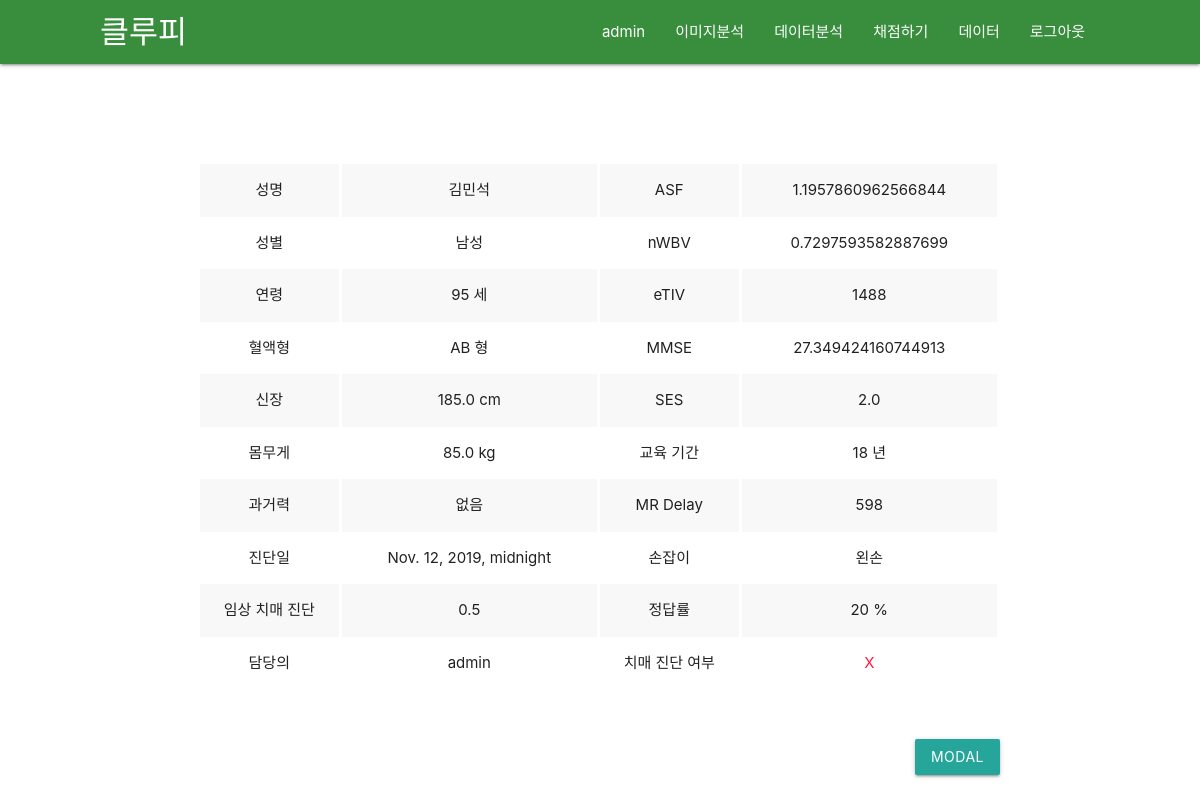
Screenshot of /scoring/result/425 (signed in) with the database file from the repository.
### scoring/models.py (models this page shows, shortened)
class ScoreList(models.Model):
    user = models.ForeignKey(User, on_delete=models.CASCADE, null=True) # 담당의
    name = models.CharField(max_length=200,null=True) # 성명
    gender = models.IntegerField(null=True) # 성별
    age = models.IntegerField(null=True) # 연령
    blood_type = models.IntegerField(null=True) # 혈액형
    height = models.FloatField(null=True) # 신장
    weight = models.FloatField(null=True) # 몸무게
    past_diagnostic_record = models.IntegerField(null=True) # 과거력
    pub_date = models.DateTimeField(null=True) # 진달일
    score = models.FloatField(null=True) # 점수
    pass_or_fail = models.BooleanField(null=True) # 치매여부
    ASF = models.FloatField(null=True) # 두개골과 두뇌사이 공간
    nWBV = models.FloatField(null=True) # 전체 뇌용량 정규화
    eTIV = models.IntegerField(null=True) # 추정 내척추수액
    CDR = models.FloatField(null=True) # 임상 치매 평가
    MMSE = models.FloatField(null=True) # 간이 정신 상태 검사
    SES = models.FloatField(null=True) # 사화족 지위
    educ = models.IntegerField(null=True) # 교육 기간
    MR_delay = models.IntegerField(null=True) # 딜레이
    hand = models.IntegerField(null=True) # 손잡이
    test = models.BooleanField(null=True) # 테스트

### scoring/views.py (the view)
# urls.py: path('scoring/result/<int:list_id>', scoring.views.result, name='result'),
def result(request, list_id):
    list = get_object_or_404(ScoreList, pk=list_id)
    return render(request, 'result.html', {'list' : list})

### scoring/templates/result.html (shortened to what this page needs)
{% extends 'base.html' %}
{% block content %}
{% load static %}
<section class="result">
    <div class="con">
        <div style="display: flex;">
            <table class="striped centered">
                <tbody>
                    <tr>
                        <td style="width: 140px;">성명</td>
                        <td>{{list.name}}</td>
                    </tr>
                    <tr>
                        <td>성별</td>
                        <td>
                            {% if list.gender == 1 %}
                                남성
                            {% else %}
                                여성
                            {% endif %}
                        </td>
                    </tr>
                    <tr>
                        <td>연령</td>
                        <td>{{list.age}} 세</td>
                    </tr>
                    <tr>
                        <td>혈액형</td>
                        <td>
                            {% if list.blood_type == 1 %}
                                A 형
                            {% elif list.blood_type == 2 %}
                                B 형
                            {% elif list.blood_type == 3 %}
                                O 형
                            {% else %}
                                AB 형
                            {% endif %}
                        </td>
                    </tr>
                    <tr>
                        <td>신장</td>
                        <td>{{list.height}} cm</td>
                    </tr>
                    <tr>
                        <td>몸무게</td>
                        <td>{{list.weight}} kg</td>
                    </tr>
                    <tr>
                        <td>과거력</td>
                        <td>
                            {% if list.past_diagnostic_record == 1 %}
                                뇌졸증
                            {% elif list.past_diagnostic_record == 2 %}
                                심장병
                            {% elif list.past_diagnostic_record == 3 %}
                                고혈압
                            {% elif list.past_diagnostic_record == 4 %}
                                당뇨병
                            {% elif list.past_diagnostic_record == 5 %}
                                기타(암포함)
                            {% else %}
                                없음
                            {% endif %}
                        </td>
                    </tr>
                    <tr>
                        <td>진단일</td>
                        <td>{{list.pub_date}}</td>
                    </tr>
                    <tr>
                        <td>임상 치매 진단</td>
                        <td>{{list.CDR}}</td>
                    </tr>
                    <tr>
                        <td>담당의</td>
                        <td>{{list.user.username}}</td>
                    </tr>
                </tbody>
            </table>
            <table class="striped centered">
                <tbody>
                    <tr>
                        <td style="width: 140px;">ASF</td>
                        <td>{{list.ASF}}</td>
                    </tr>
                    <tr>
                        <td >nWBV</td>
                        <td>{{list.nWBV}}</td>
                    </tr>
                    <tr>
                        <td>eTIV</td>
                        <td>{{list.eTIV}}</td>
                    </tr>
                    <tr>
                        <td>MMSE</td>
                        <td>{{list.MMSE}}</td>
                    </tr>
                    <tr>
                        <td>SES</td>
                        <td>{{list.SES}}</td>
                    </tr>
                    <tr>
                        <td>교육 기간</td>
                        <td>{{list.educ}} 년</td>
                    </tr>
                    <tr>
                        <td>MR Delay</td>
                        <td>{{list.MR_delay}}</td>
                    </tr>
                    <tr>
                        <td>손잡이</td>
                        <td>
                            {% if list.pub_date == 1%}
                                오른손
                            {% else %}
                                왼손
                            {% endif %}
                        </td>
                    </tr>
                    <tr>
                        <td>정답률</td>
                        <td>{{list.score}} %</td>
                    </tr>
                    <tr>
                        <td>치매 진단 여부</td>
                        <td>
                            {% if list.pass_or_fail == True %}
                                <span style="color:#1e88e5;">O</span>
                            {% else %}
                                <span style="color:#ff1744;">X</span>
                            {% endif %}
                        </td>
                    </tr>
                </tbody>
            </table>
        </div>
        <div class="submit">
            <a class="waves-effect waves-light btn modal-trigger" href="#modal1">Modal</a>
        </div>
    </div>
</section>
{% endblock content %}

### templates/base.html (shortened to what this page needs)
{% load static %}
<!DOCTYPE html>
<html lang="en">
<head>
    <link rel="stylesheet" href="https://cdnjs.cloudflare.com/ajax/libs/materialize/1.0.0/css/materialize.min.css">
    <link rel="stylesheet" href="{% static 'css/style.css'%}">
    <link rel="stylesheet" href="{% static 'css/account.css'%}">
</head>
<body>
    <div class="navbar-fixed">
        <nav class="green darken-2">
            <div style="max-width: 1000px; margin:auto;" class="nav-wrapper">
            <a href="{% url 'home' %}" class="brand-logo">클루피</a>
            <ul class="right hide-on-med-and-down">
                {% if user.is_authenticated %}
                <li><a href="{% url 'list' %}">{{user.username}}</a></li>
                {% if user.username == 'admin' %}
                <li><a href="{% url 'image_analysis' %}">이미지분석</a></li>
                <li><a href="{% url 'data_analysis' %}">데이터분석</a></li>
                {% endif %}
                <li><a href="{% url 'select' %}">채점하기</a></li>
                <li><a href="{% url 'analysis' %}">데이터</a></li>
                <li><a href="javascript:{document.getElementById('logout').submit()}">로그아웃</a>
                </li>
                {% else %}
                <li><a href="{% url 'analysis' %}">데이터</a></li>
                <li><a href="{% url 'login' %}">로그인</a></li>
                <li><a href="{% url 'signup' %}">회원가입</a></li>
                {% endif %}
            </ul>
            </div>
        </nav>
    </div>
    {% block content %}
    {% endblock %}
</body>
</html>

### scoring/static/css/style.css (style rules this page uses)
.result { padding-top: 100px; padding-bottom: 100px; width: 100%; display: flex; justify-content: center; }
.result .con { width: 800px; }
.result .con .submit { margin-top:50px; display: flex; justify-content: flex-end; }
.result .con table tbody tr td { border-right: 3px solid #fff; }

### rows the page displays
ScoreList: name "김민석", age "95", height "185.0", weight "85.0", pub_date "Nov. 12, 2019, midnight", CDR "0.5", user.username "admin", ASF "1.1957860962566844", nWBV "0.7297593582887699", eTIV "1488", MMSE "27.349424160744913", SES "2.0", educ "18", MR_delay "598", score "20"

### other values shown
{{ user.username }} "admin"
